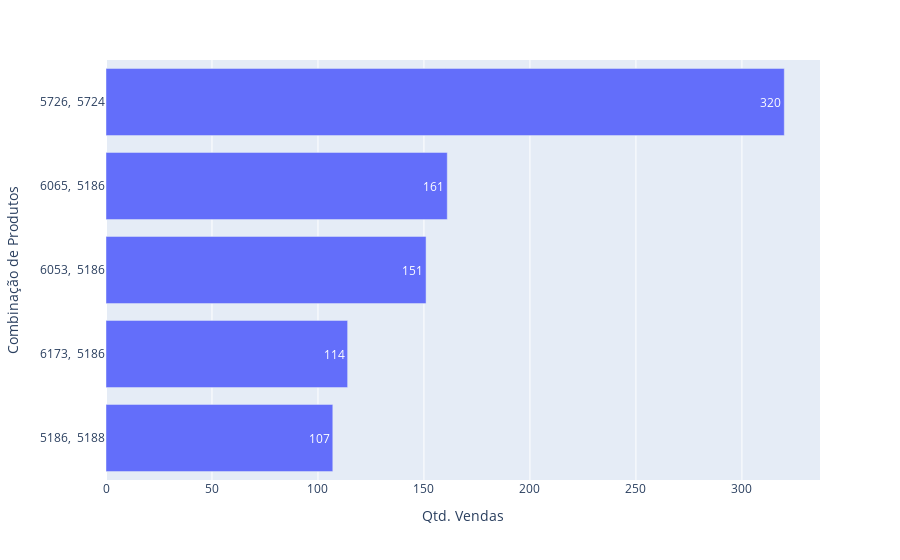

Notebook source saved alongside this figure:
### Code cell
fig = px.bar(top_five.sort_values('Qtd. Vendas', ascending=True), x="Qtd. Vendas", y="Combinação de Produtos", orientation='h', text_auto='combination')
fig.show()

### Figure 1 — Plotly figure (JSON) as saved in the notebook; plotly's stock layout.template omitted (floating-point values rounded to 4 significant figures)
{"data": [{"alignmentgroup": "True", "hovertemplate": "Qtd. Vendas=%{x}<br>Combinação de Produtos=%{y}<extra></extra>", "legendgroup": "", "marker": {"color": "#636efa", "pattern": {"shape": ""}}, "name": "", "offsetgroup": "", "orientation": "h", "showlegend": false, "textposition": "auto", "texttemplate": "%{x:combination}", "type": "bar", "x": [107, 114, 151, 161, 320], "xaxis": "x", "y": ["5186,  5188", "6173,  5186", "6053,  5186", "6065,  5186", " 5726,  5724"], "yaxis": "y"}], "layout": {"barmode": "relative", "legend": {"tracegroupgap": 0}, "margin": {"t": 60}, "xaxis": {"anchor": "y", "domain": [0, 1], "title": {"text": "Qtd. Vendas"}}, "yaxis": {"anchor": "x", "domain": [0, 1], "title": {"text": "Combinação de Produtos"}}}}
